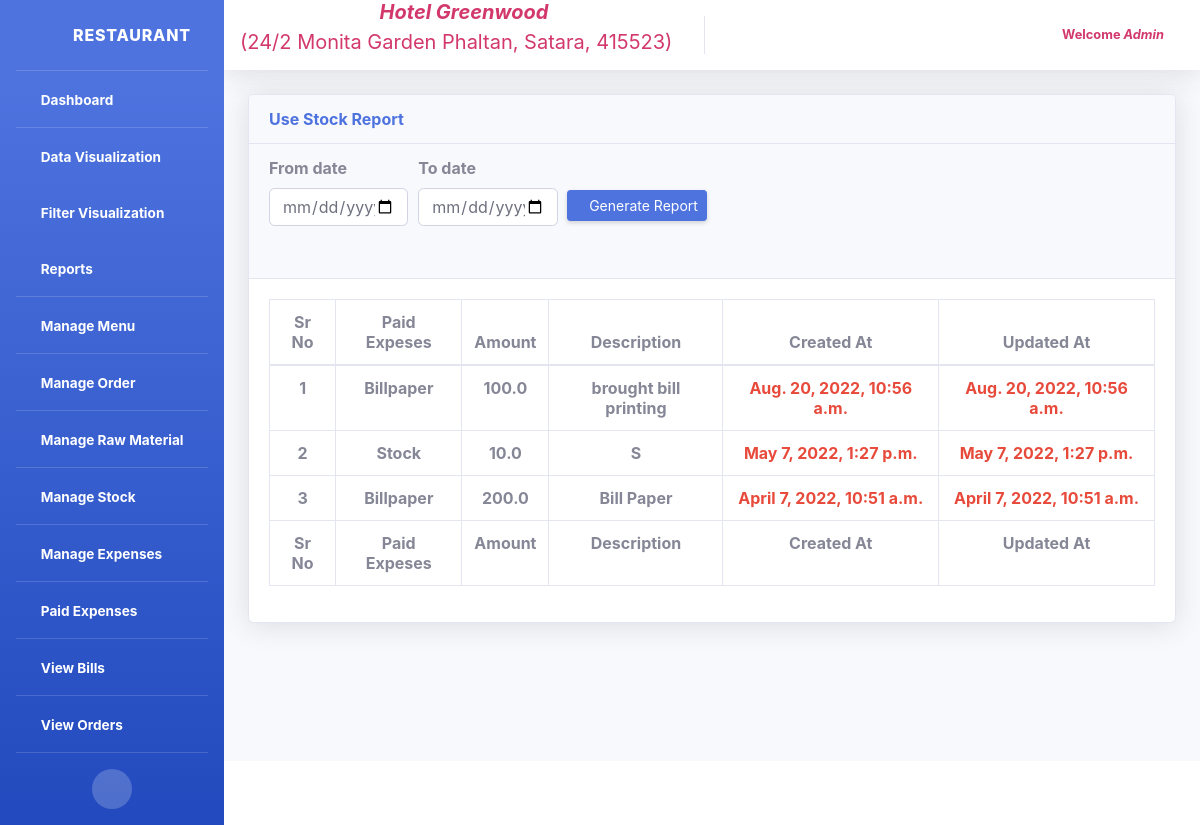
Page /polls/paidExpesesReport (signed in) on the committed database.
### polls/models.py (models this page shows, shortened)
class ExpensesMaster(models.Model):
	expenses = models.ForeignKey(ExpesesList,  on_delete=models.CASCADE, null=True)
	expenses_amount = models.FloatField(null=True)
	desc = models.CharField(max_length=300, null=True)
	status = models.IntegerField(default=1, null=True)
	created_at = models.DateTimeField(auto_now_add=True)
	updated_at = models.DateTimeField(auto_now=True)
	class Meta:
		db_table = 	"ExpensesMaster"

class ExpesesList(models.Model):
	expenses_name = models.CharField(max_length=200, null=True)
	status = models.IntegerField(default=1, null=True)
	created_at = models.DateTimeField(auto_now_add=True)
	updated_at = models.DateTimeField(auto_now=True)
	def __str__(self):
		return self.expenses_name
	class Meta:
		db_table = 	"ExpesesList"

### polls/views.py (the view)
# urls.py: path('paidExpesesReport', views.ViewPaidExpesesReportView.as_view(), name='paidExpesesReport'),
class ViewPaidExpesesReportView(LoggedInMixin, ListView, FormView):
    model = ExpensesMaster
    template_name = 'paid_expeses_report.html'
    form_class = DateWiseReport
    ordering = ['-created_at']
    paginate_by = 10
    paginate_orphans = 1
    queryset = ExpensesMaster.objects.filter(status=1)
    def get_context_data(self, *args, **kwargs):
        try:
            return super(ViewPaidExpesesReportView, self).get_context_data(*args, **kwargs)
        except Http404:
            self.kwargs['page'] = 1
            return super(ViewPaidExpesesReportView, self).get_context_data(*args, **kwargs)

### polls/forms.py
class DateWiseReport(forms.Form):
    from_date = forms.DateField(widget=forms.TextInput
            (attrs={'type':'date','class':'form-control'}))
    to_date = forms.DateField(widget=forms.TextInput
            (attrs={'type':'date','class':'form-control'}))
    def __init__(self, *args, **kwargs):
        super(DateWiseReport, self).__init__(*args, **kwargs)
        self.fields['from_date'].required = False
        self.fields['to_date'].required = False

### polls/views.py (called while the page is built)
    def dispatch(self, request, *args, **kwargs):
        if not request.user.is_authenticated:
            return redirect('/polls/login/')
        return super(LoggedInMixin, self).dispatch(request, *args, **kwargs)

### polls/templates/paid_expeses_report.html (shortened to what this page needs)
{% extends 'header.html' %}
{% block body %}
{% load static %}
<!DOCTYPE html>
<html>
<head>
	<link href="{% static 'vendor/fontawesome-free/css/all.min.css' %}" rel="stylesheet" type="text/css">
	<link href="{% static 'vendor/datatables/dataTables.bootstrap4.min.css' %}" rel="stylesheet">
	<link href="{% static 'css/sb-admin-2.min.css' %}" rel="stylesheet">
  <link href="{% static 'css/select2.min.css' %}" rel="stylesheet" />
</head>
<body>
        <div class="container-fluid mt-4">
          <div class="card shadow mb-4">
            <div class="card-header">
              <span class="font-weight-bold text-primary">Use Stock Report</span>
            </div>
            <div class="card-header">
                <form method="post" action="{% url 'expensesreport' %}" target="blank">
                <div class="form-row">
                  {% for field in form.visible_fields %}
                  <div class="form-group col-md-2">
                    <label for="id_{{ field.name }}" class="control-label font-weight-bold">
                      {{ field.label }}</label>
                        <div class="mb-2">{{ field }}</div>
                  </div>
                  {% endfor %}
                  <div class="d-sm-flex align-items-center justify-content-between mt-1 ml-1">
                   <button type="submit" class="d-none d-sm-inline-block btn btn-sm btn-primary shadow-sm"><i class="fas fa-download fa-sm text-white-50"></i> Generate Report</button>
                  </div>
                </div>
                </form>
              </div>
            <div class="card-body">
              <div class="table-responsive">
                <table class="table table-bordered"  width="100%" cellspacing="0">
                  <thead>
                    <tr class="text-center">
                        <th scope="col">Sr No</th>
                        <th scope="col">Paid Expeses</th>
                        <th scope="col">Amount</th>
                        <th scope="col">Description</th>
                        <th scope="col">Created At</th>
                        <th scope="col">Updated At</th>
                    </tr>
                  </thead>
                  <tfoot>
                    <tr class="text-center">
                        <th scope="col">Sr No</th>
                        <th scope="col">Paid Expeses</th>
                        <th scope="col">Amount</th>
                        <th scope="col">Description</th>
                        <th scope="col">Created At</th>
                        <th scope="col">Updated At</th>
                    </tr>
                  </tfoot>
                  <tbody>
                    {% for i in object_list %}
                    <tr class="text-center font-weight-bold"">
                        <td>{{forloop.counter}}</td>
                        <td>{{i.expenses | title }}</td>
                        <td>{{i.expenses_amount}}</td>
                        <td>{{i.desc}}</td>
                        <td class="text-danger">{{i.created_at}}</td>
                        <td class="text-danger">{{i.updated_at}}</td>
                    </tr>
                    {% endfor %}
                  </tbody>
                </table>
              </div>
            </div>
          </div>
</div>
{% endblock %}

### polls/templates/header.html (shortened to what this page needs)
{% load static %}
<html>
<head>
  <link href="{% static 'vendor/fontawesome-free/css/all.min.css' %}" rel="stylesheet" type="text/css">
  <link href="{% static 'css/sb-admin-2.min.css' %}" rel="stylesheet">
  <link href="{% static 'css/other.css' %}" rel="stylesheet">
</head>
<body id="page-top">
<div id="wrapper">
<ul class="navbar-nav bg-gradient-primary sidebar sidebar-dark accordion" id="accordionSidebar">
  <a class="sidebar-brand d-flex align-items-center justify-content-center" href="{% url 'dashboard' %}">
  <div class="sidebar-brand-icon rotate-n-15">
    <i class="fas fa-home fa-fw "></i>
  </div>
  <div class="sidebar-brand-text mx-3">Restaurant</div>
  </a>
  <hr class="sidebar-divider my-0">
  <li class="nav-item active">
    <a class="nav-link" href="{% url 'dashboard' %}">
      <i class="fas fa-fw fa-tachometer-alt"></i>
      <span>Dashboard</span></a>
  </li>
  <hr class="sidebar-divider my-0">
  <li class="nav-item active">
    <a class="nav-link collapsed" href="#" data-toggle="collapse" data-target="#collapseTwo" aria-expanded="true" aria-controls="collapseTwo">
      <i class="fas fa-fw fa fa-chart-area"></i>
      <span>Data Visualization</span>
    </a>
  </li>
 <li class="nav-item active">
    <a class="nav-link collapsed" href="#" data-toggle="collapse" data-target="#collapsefilter" aria-expanded="true" aria-controls="collapseTwo">
      <i class="fas fa-fw fa fa-chart-area"></i>
      <span>Filter Visualization</span>
    </a>
  </li>
  <li class="nav-item active">
    <a class="nav-link collapsed" href="#" data-toggle="collapse" data-target="#collapsereport" aria-expanded="true" aria-controls="collapseTwo">
      <i class="fas fa-fw fa fa-file"></i>
      <span>Reports</span>
    </a>
  </li>
  <hr class="sidebar-divider my-0">
  <li class="nav-item active">
    <a class="nav-link" href="{% url 'manageMenu' %}">
      <i class="fas fa-fw fa-cog"></i>
      <span>Manage Menu</span></a>
  </li>
  <hr class="sidebar-divider my-0">
  <li class="nav-item active">
    <a class="nav-link" href="{% url 'manageOrder' %}">
      <i class="fas fa-fw fa-cog"></i>
      <span>Manage Order</span></a>
  </li>
  <hr class="sidebar-divider my-0">
  <li class="nav-item active">
    <a class="nav-link" href="{% url 'manageRawMaterial' %}">
      <i class="fas fa-fw fa-cog"></i>
      <span>Manage Raw Material</span></a>
  </li>
  <hr class="sidebar-divider my-0">
  <li class="nav-item active">
    <a class="nav-link" href="{% url 'manageStock' %}">
      <i class="fas fa-fw fa-cog"></i>
      <span>Manage Stock</span></a>
  </li>
  <hr class="sidebar-divider my-0">
  <li class="nav-item active">
    <a class="nav-link" href="{% url 'manageExpenses' %}">
      <i class="fas fa-fw fa-cog"></i>
      <span>Manage Expenses</span></a>
  </li>
  <hr class="sidebar-divider my-0">
  <li class="nav-item active">
    <a class="nav-link" href="{% url 'paidExpeses' %}">
      <i class="fas fa-fw fa-plus"></i>
      <span>Paid Expenses</span></a>
  </li>
  <hr class="sidebar-divider my-0">
  <li class="nav-item active">
    <a class="nav-link" href="{% url 'viewBills' %}">
      <i class="fas fa-fw fa fa-list"></i>
      <span>View Bills</span></a>
  </li>
  <hr class="sidebar-divider my-0">
  <li class="nav-item active">
    <a class="nav-link" href="{% url 'viewOrderDetails' %}">
      <i class="fas fa-fw fa fa-list"></i>
      <span>View Orders</span></a>
  </li>
<hr class="sidebar-divider">
  <div class="text-center d-none d-md-inline">
    <button class="rounded-circle border-0" id="sidebarToggle"></button>
  </div>
</ul>
    <div id="content-wrapper" class="d-flex flex-column">
        <div id="content">
        <nav class="navbar navbar-expand navbar-light bg-white topbar mb-1 static-top shadow">
          <span align="center" class="navbar-brand mb-0 h1 text-info"><i class='fas fa-hotel' style='font-size:20px'></i><i class="font-weight-bold" style="color: #D2386C;">Hotel Greenwood</i><p style="color:  #D2386C;"> (24/2 Monita Garden Phaltan, Satara, 415523)</p></span>
            <ul class="navbar-nav ml-auto">
            <li class="nav-item dropdown no-arrow">
              <a class="nav-link dropdown-toggle" href="#" id="userDropdown" role="button" data-toggle="dropdown" aria-haspopup="true" aria-expanded="false">
                <span class="mr-2 d-none d-lg-inline text-gray-600 small">
                {% if user.is_authenticated %}
                  <b style="color: #D2386C;">Welcome&nbsp;<i>{{request.user | title}}</i></b>
                {% endif %}
                </span>
              </a>
            </li>
          </ul>
        </nav>
        {% block body %} {% endblock %}
    </div>
      <footer class="sticky-footer bg-white">
      </footer>
    </div>
  </div>
</body>
</html>

### rows in the picture
ExpensesMaster: expenses "Billpaper", expenses_amount "100.0", desc "brought bill printing", created_at "Aug. 20, 2022, 10:56 a.m.", updated_at "Aug. 20, 2022, 10:56 a.m."
ExpensesMaster: expenses "Stock", expenses_amount "10.0", desc "S", created_at "May 7, 2022, 1:27 p.m.", updated_at "May 7, 2022, 1:27 p.m."
ExpensesMaster: expenses "Billpaper", expenses_amount "200.0", desc "Bill Paper", created_at "April 7, 2022, 10:51 a.m.", updated_at "April 7, 2022, 10:51 a.m."

### other values in the picture
{{ request.user | title }} "Admin"
{{ field.label }} "From date" "To date"
